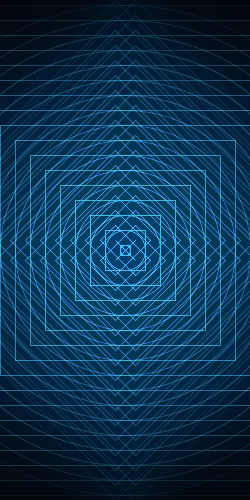
Frame 1 (no input)
Frame 60 (the mouse pressed at the canvas centre just before this capture): identical to frame 1, image omitted
Frame 120 (the mouse held since frame 60 and released just before this capture): identical to frame 1, image omitted

The Processing sketch that drew this single still picture (run headless with seeded random() and noise(); from frame 60 on, the mouse is pressed at the canvas centre):

// Processing sketch: processing_32202
// ── processing_32202.pde

int xPos = -125;
int yPos = 0;
int quadXPos1 = 115;
int quadYPos1 = 240;
int quadXPos2 = 135;
int quadYPos2 = 260;
int quadXPos3 = 135;
int quadYPos3 = 260;
int quadXPos4 = 115;
int quadYPos4 = 240;

int quad3XPos1 = 135; 
int quad3YPos1 = 240; //225
int quad3XPos2 = 135; //275
int quad3YPos2 = 240;
int quad3XPos3 = 115; 
int quad3YPos3 = 260; //275
int quad3XPos4 = 115; //225
int quad3YPos4 = 260;

int shapeSize = 10;
int count = 0;
int trans = 255;

void setup(){
  size(250, 500);
  background(2);
 
  smooth();
  fill(0,90,212,2);
  rectMode(CENTER);
  frameRate(10);
}

void draw(){
  
  while (count<20){
     stroke(77,218,255,trans);
    ellipse (125,250,shapeSize,shapeSize);
    rect (125,250,shapeSize,shapeSize);
    quad (quadXPos1,quadYPos1,quadXPos2,quadYPos2,quadXPos3,quadYPos3,quadXPos4,quadYPos4);
    quad (quad3XPos1,quad3YPos1,quad3XPos2,quad3YPos2,quad3XPos3,quad3YPos3,quad3XPos4,quad3YPos4);
    
    
    shapeSize = shapeSize+30;
    trans = trans - 15;
     quadXPos1 = quadXPos1;
     quadYPos1 = quadYPos1 -15;
     quadXPos2 = quadXPos2 +15;
     quadYPos2 = quadYPos2;
     quadXPos3 = quadXPos3;
     quadYPos3 = quadYPos3 +15;
     quadXPos4 = quadXPos4 -15;
     quadYPos4 = quadYPos4;
     
     
     quad3XPos1 = quad3XPos1;
     quad3YPos1 = quad3YPos1 -15;
     quad3XPos2 = quad3XPos2 +15;
     quad3YPos2 = quad3YPos2;
     quad3XPos3 = quad3XPos3;
     quad3YPos3 = quad3YPos3 +15;
     quad3XPos4 = quad3XPos4 -15;
     quad3YPos4 = quad3YPos4;
     
     
    count++;
  }
  xPos = xPos + 100;
  shapeSize = 10;

  
  if(xPos>500){
    xPos = xPos + 15;
    yPos = yPos + 70;
    xPos = 0;
    
  }
  if(yPos>500){
    xPos=0;
    yPos=0;
  }

}
